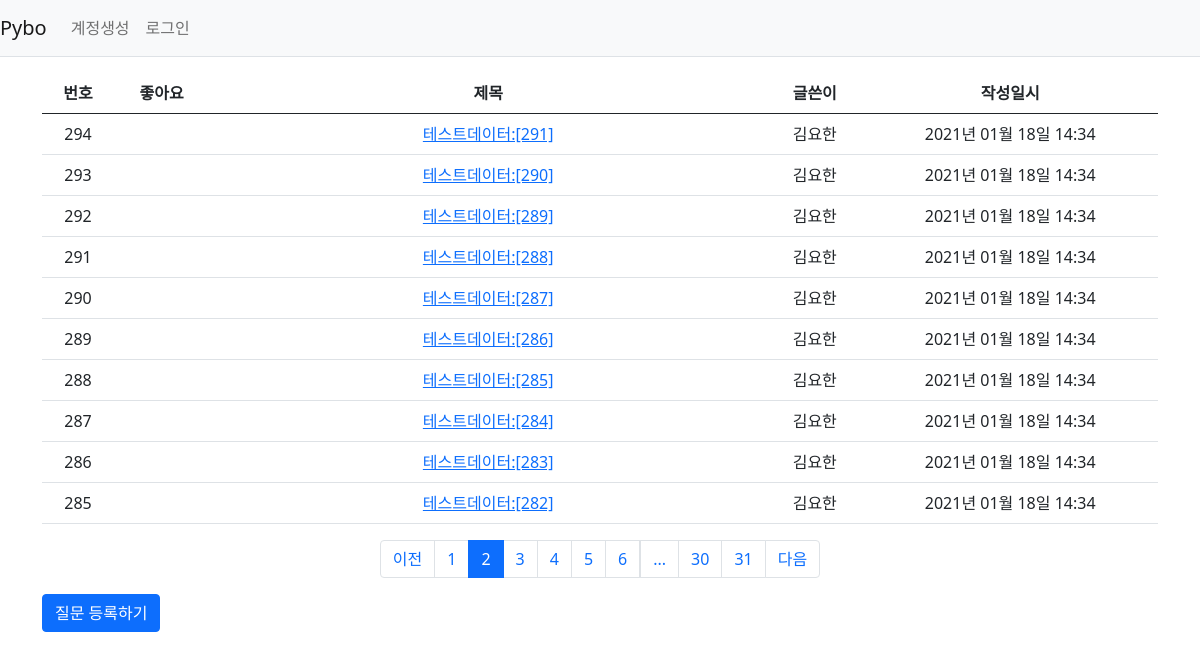
/question/list/?page=2, run on the app's committed database.
### pybo/models.py (models this page shows)
class Question(db.Model):
    id = db.Column(db.Integer, primary_key=True)
    subject = db.Column(db.String(200), nullable=False)
    content = db.Column(db.Text(), nullable=False) # 글자수 제한없음 Text
    create_date = db.Column(db.DateTime(), nullable=False)
    user_id = db.Column(db.Integer, db.ForeignKey(
        'user.id', ondelete='CASCADE'), nullable=False) # server_default='1')
    user = db.relationship('User', backref=db.backref('question_set'))
    modify_date = db.Column(db.DateTime(), nullable=True)
    voter = db.relationship('User', secondary=question_voter, backref=db.backref('question_voter_set'))

class User(db.Model):
    id = db.Column(db.Integer, primary_key=True)
    username = db.Column(db.String(150), unique=True, nullable=False)
    password = db.Column(db.String(200), nullable=False)
    email = db.Column(db.String(120), unique=True, nullable=False)

### pybo/views/question_views.py (the view)
@bp.route('/list/')
def _list():
    page = request.args.get('page', type=int, default=1)  # 페이지
    question_list = Question.query.order_by(Question.create_date.desc())
    question_list = question_list.paginate(page, per_page=10)
    return render_template('questions/question_list.html', question_list=question_list)

### pybo/filter.py (called while the page is built)
def format_datetime(value, fmt='%Y년 %m월 %d일 %H:%M'):
    return value.strftime(fmt)

### pybo/views/auth_views.py (called while the page is built)
@bp.before_app_request
def load_logged_in_user():
    user_id = session.get('user_id')
    if user_id is None:
        g.user = None
    else:
        g.user = User.query.get(user_id)

### pybo/templates/questions/question_list.html (shortened to what this page needs)
{% extends 'base.html' %}
{% block content %}
<div class="container my-3">
    <table class="table">
        <thead>
        <tr class="text-center thead-dark">
            <th> 번호 </th>
            <th> 좋아요 </th>
            <th style="width:50%"> 제목 </th>
            <th> 글쓴이 </th>
            <th> 작성일시 </th>
        </tr>
        </thead>
        <tbody>
        {% if question_list %}
        {% for question in question_list.items %}
        <tr  class="text-center">
            <td>{{ question_list.total - ((question_list.page-1) * question_list.per_page) - loop.index0 }}</td>
            <td>
            </td>
            <td class="text-left">
                <a href="{{ url_for('question.detail', question_id=question.id)}}">{{ question.subject }}</a>
            </td>
            <td> {{ question.user.username }}</td>
            <td>{{ question.create_date|datetime }}</td>
        </tr>
        {% endfor %}
        {% else %}
        <tr>
            <td colspan="3"> 질문이 없습니다. </td>
        </tr>
        {% endif %}
        </tbody>
    </table>
    <ul class="pagination justify-content-center">
        {% if question_list.has_prev %}
        <li class="page-item">
            <a class="page-link" href="?page={{ question_list.prev_num }}">이전</a>
        </li>
        {% else %}
        <li class="page-item disabled">
            <a class="page-link" tabindex="-1" aria-disabled="true" href="#">이전</a>
        </li>
        {% endif %}
        {% for page_num in question_list.iter_pages() %}
            {% if page_num %}
                {% if page_num != question_list.page %}
                <li class="page-item">
                    <a class="page-link" href="?page={{ page_num }}"> {{ page_num }}</a>
                </li>
                {% else %}
                <li class="page-item active" aria-current="page">
                    <a class="page-link" href="#">{{ page_num }}</a>
                </li>
                {% endif %}
            {% else %}
                <li class="disabled">
                    <a class="page-link" href="#"> ... </a>
                </li>
            {% endif %}
        {% endfor %}
        {% if question_list.has_next %}
        <li class="page-item">
            <a class="page-link" href="?page={{ question_list.next_num }}">다음</a>
        </li>
        {% else %}
        <li class="page-item disabled">
            <a class="page-link" tabindex="-1" aria-disabled="true" href="#">다음</a>
        </li>
        {% endif %}
    </ul>
    <a href="{{ url_for('question.create') }}" class="btn btn-primary"> 질문 등록하기 </a>
</div>
{% endblock %}

### data on the page
Question: total "294", subject "테스트데이터:[291]", user.username "김요한", create_date "2021년 01월 18일 14:34"
Question: total "293", subject "테스트데이터:[290]", user.username "김요한", create_date "2021년 01월 18일 14:34"
Question: total "292", subject "테스트데이터:[289]", user.username "김요한", create_date "2021년 01월 18일 14:34"
Question: total "291", subject "테스트데이터:[288]", user.username "김요한", create_date "2021년 01월 18일 14:34"
Question: total "290", subject "테스트데이터:[287]", user.username "김요한", create_date "2021년 01월 18일 14:34"
Question: total "289", subject "테스트데이터:[286]", user.username "김요한", create_date "2021년 01월 18일 14:34"
Question: total "288", subject "테스트데이터:[285]", user.username "김요한", create_date "2021년 01월 18일 14:34"
Question: total "287", subject "테스트데이터:[284]", user.username "김요한", create_date "2021년 01월 18일 14:34"
Question: total "286", subject "테스트데이터:[283]", user.username "김요한", create_date "2021년 01월 18일 14:34"
Question: total "285", subject "테스트데이터:[282]", user.username "김요한", create_date "2021년 01월 18일 14:34"

### other printed values
{{ page_num }} "1" "3" "4" "5" "6" "30" "31"
{{ page_num }} "2"
